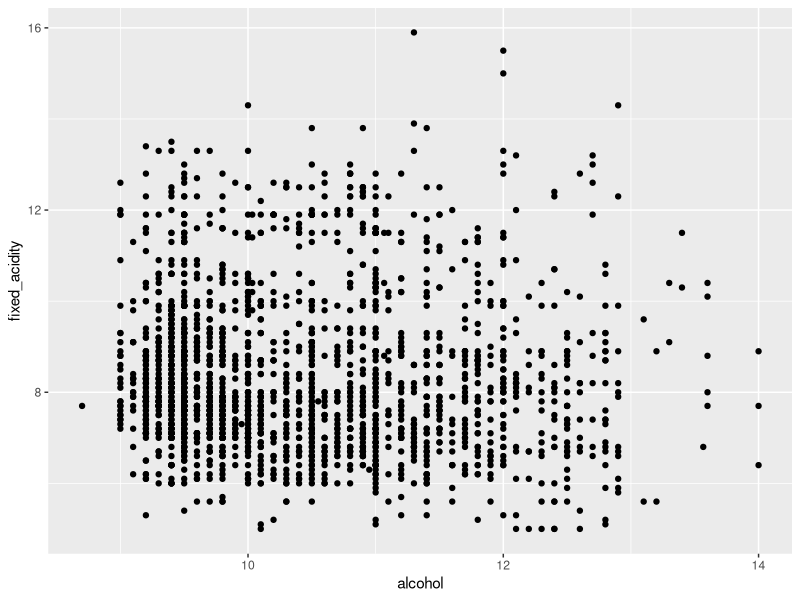
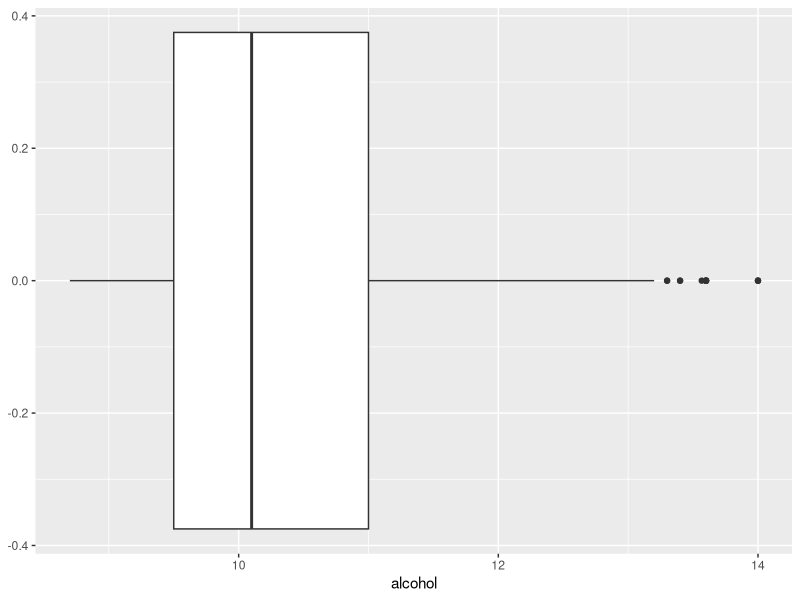
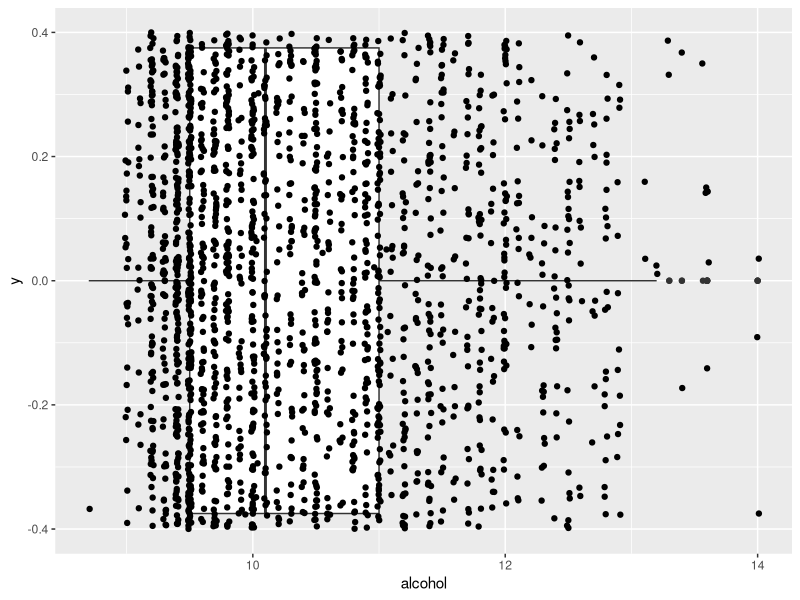
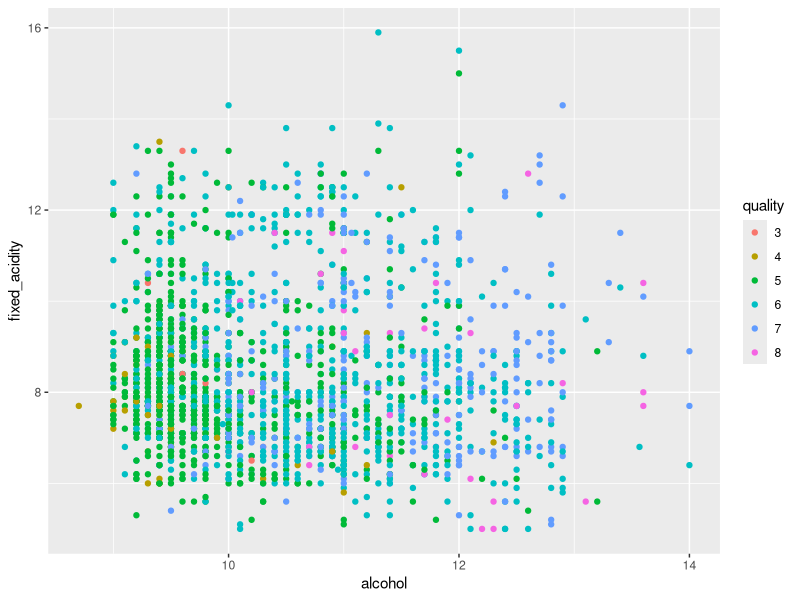
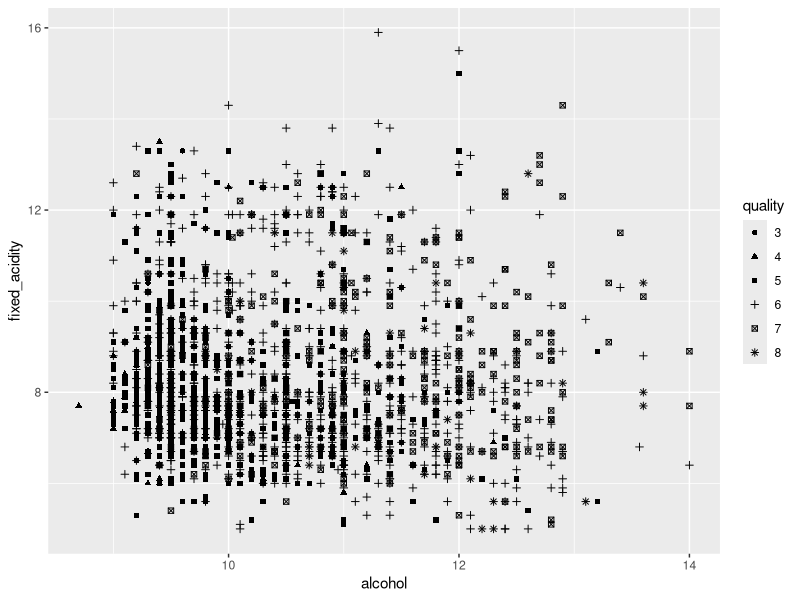
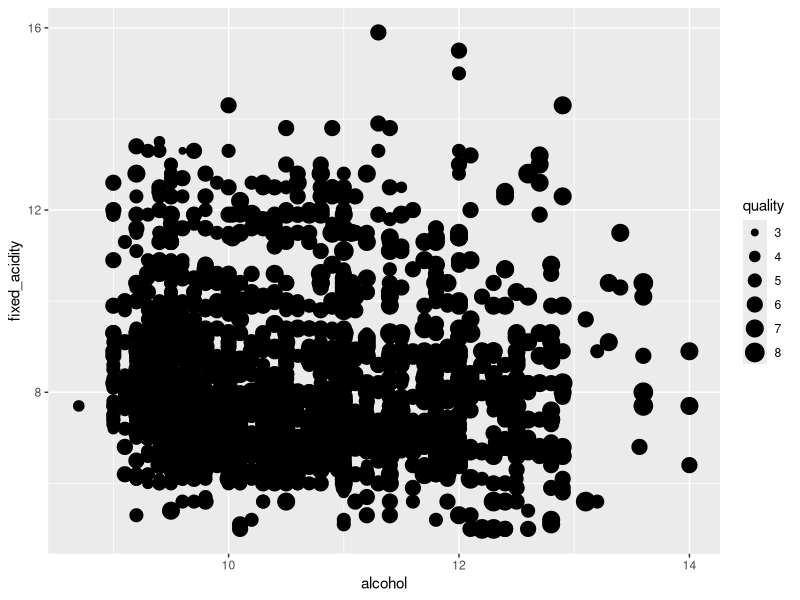
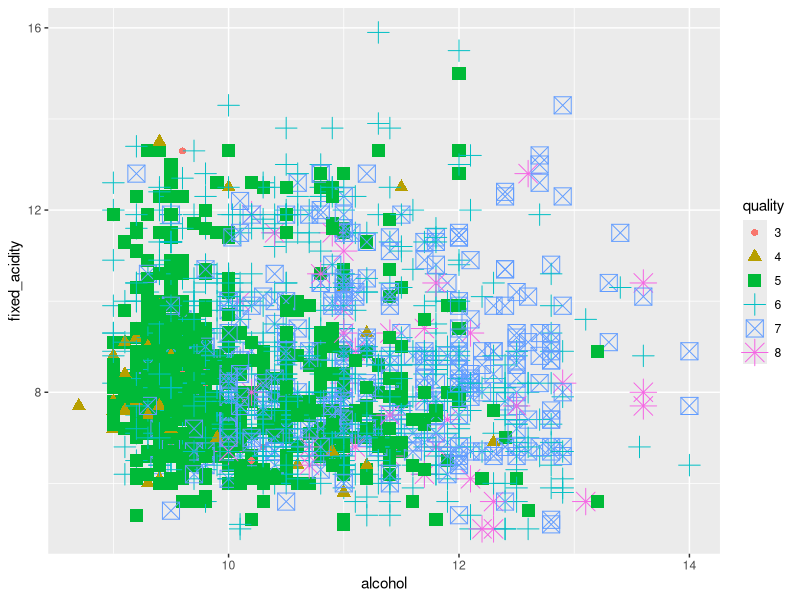
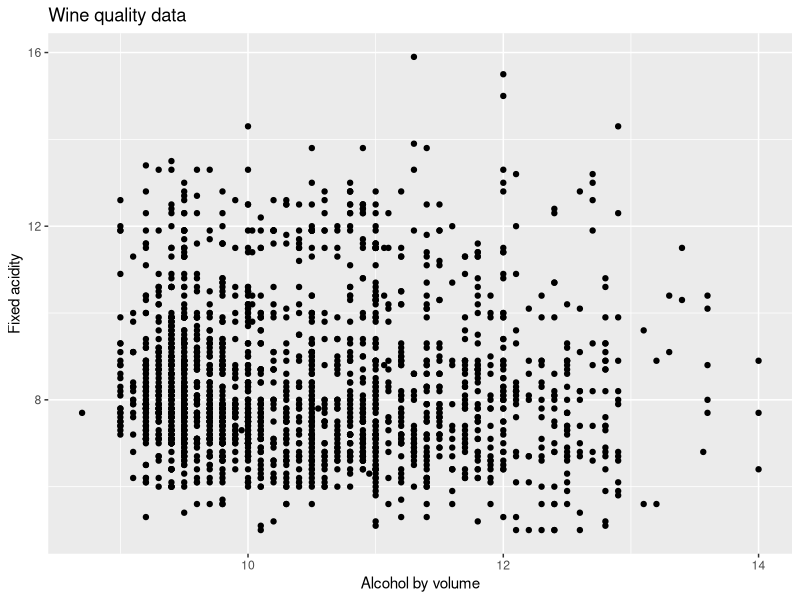

Source code (R) for these figures, in order:
## ---- chunk 1
#| class-output: outputcode
#| eval: true
#| include: false
library(tidyverse)
## ---- chunk 2
#| class-output: outputcode
#| eval: true
df <- read_csv(
    './ressource/wine_quality.csv',
    col_types = 'idddddddddddi'
) |> 
    mutate(quality = as.factor(quality))
## ---- chunk 3
#| class-output: outputcode
#| eval: true
#| warning: false
ggplot(
    data = df, # data
    aes(x = alcohol, y = fixed_acidity)  # aesthetic
) + 
  geom_point()  # layer
## ---- chunk 4
#| class-output: outputcode
#| eval: true
#| warning: false
ggplot(
    data = df,  # data
    aes(x = alcohol)  # aesthetic
) + 
    geom_boxplot()  # layer
## ---- chunk 5
#| class-output: outputcode
#| eval: true
#| warning: false
ggplot(
    data = df,  # data
    aes(x = alcohol, y = 0)  # aesthetic
) + 
    geom_boxplot() +  # layer 1
    geom_jitter()  # layer 2 
## ---- chunk 6
#| class-output: outputcode
#| eval: true
#| warning: false
ggplot(
    data = df, 
    aes(
        x = alcohol, 
        y = fixed_acidity,
        colour = quality  # Change color
    )
) + 
    geom_point()
## ---- chunk 7
#| class-output: outputcode
#| eval: true
#| warning: false
ggplot(
    data = df, 
    aes(
        x = alcohol, 
        y = fixed_acidity,
        shape = quality  # Change shape
    )
) + 
    geom_point()
## ---- chunk 8
#| class-output: outputcode
#| eval: true
#| warning: false
ggplot(
    data = df, 
    aes(
        x = alcohol, 
        y = fixed_acidity,
        size = quality  # Change size
    )
) + 
    geom_point()
## ---- chunk 9
#| class-output: outputcode
#| eval: true
#| warning: false
ggplot(
    data = df, 
    aes(
        x = alcohol, 
        y = fixed_acidity,
        colour = quality,  # Change color
        shape = quality,  # Change shape
        size = quality  # Change size
    )
) +  
    geom_point() 
## ---- chunk 10
#| class-output: outputcode
#| eval: true
#| warning: false
ggplot(
    data = df,
    aes(
        x = alcohol,
        y = fixed_acidity
    )
) +
    geom_point() +
    xlab("Alcohol by volume") +  # Change x axis labels
    ylab("Fixed acidity") +  # Change y axis labels
    ggtitle("Wine quality data")  # Change title
## ---- chunk 11
#| class-output: outputcode
#| eval: true
#| warning: false
ggplot(
    data = df,
    aes(
        x = alcohol,
        y = fixed_acidity,
        colour = quality
    )
) +
    geom_point() +
    labs(
        x = "Alcohol by volume",  # Change x axis labels
        y = "Fixed acidity",  # Change y axis labels
        title = "Wine quality data",  # Change title
        subtitle = "Scatterplot by quality"  # Change subtitle
    )
## ---- chunk 12
#| class-output: outputcode
#| eval: true
#| warning: false
ggplot(
    data = df, 
    aes(
        x = alcohol, 
        y = fixed_acidity,
        colour = quality
    )
) + 
    geom_point() +
    theme_bw()  # Change to theme_bw
## ---- chunk 13
#| class-output: outputcode
#| eval: true
#| warning: false
ggplot(
    data = df, 
    aes(
        x = alcohol, 
        y = fixed_acidity,
        colour = quality
    )
) + 
    geom_point() +
    theme_minimal()  # Change to theme_minimal
